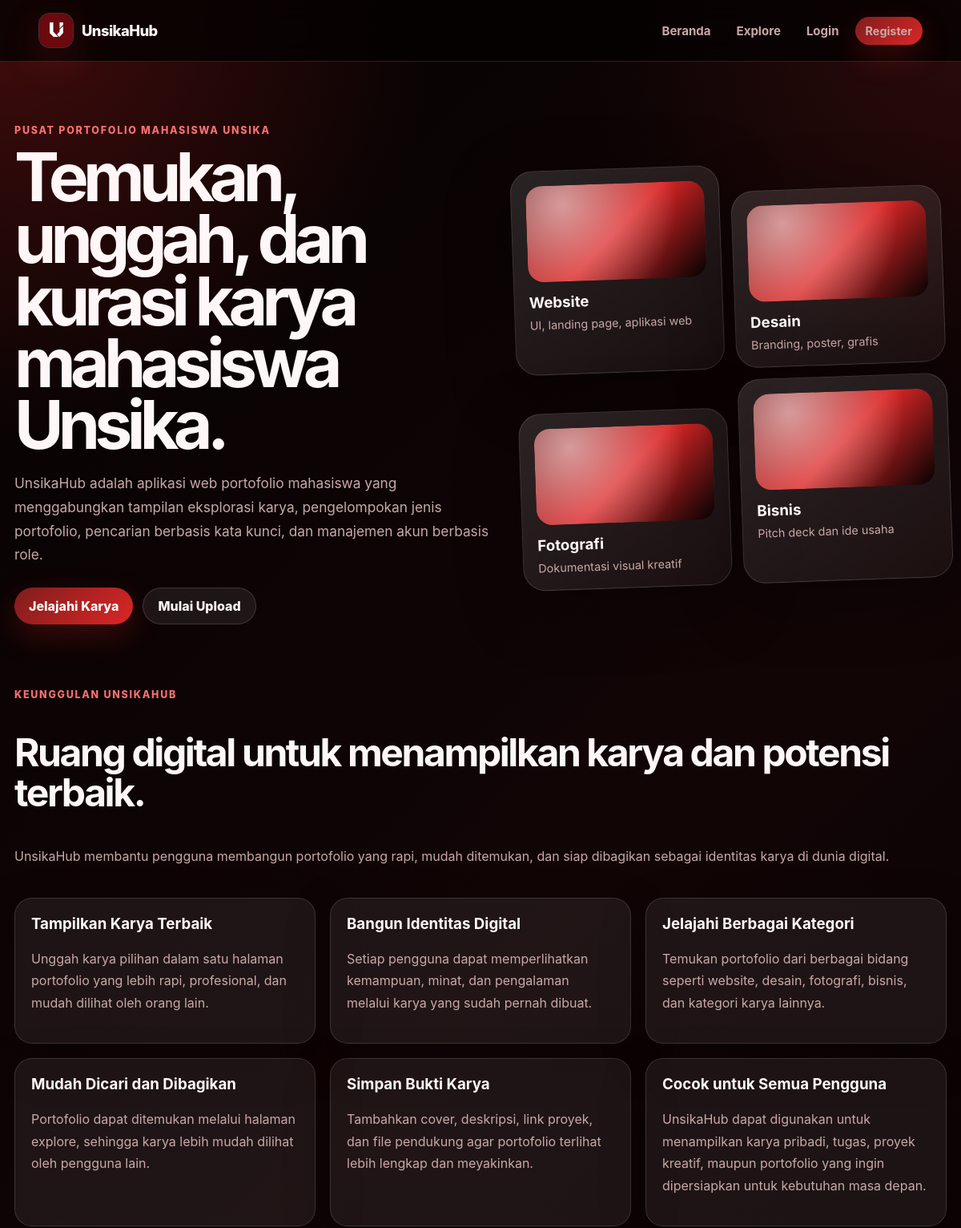
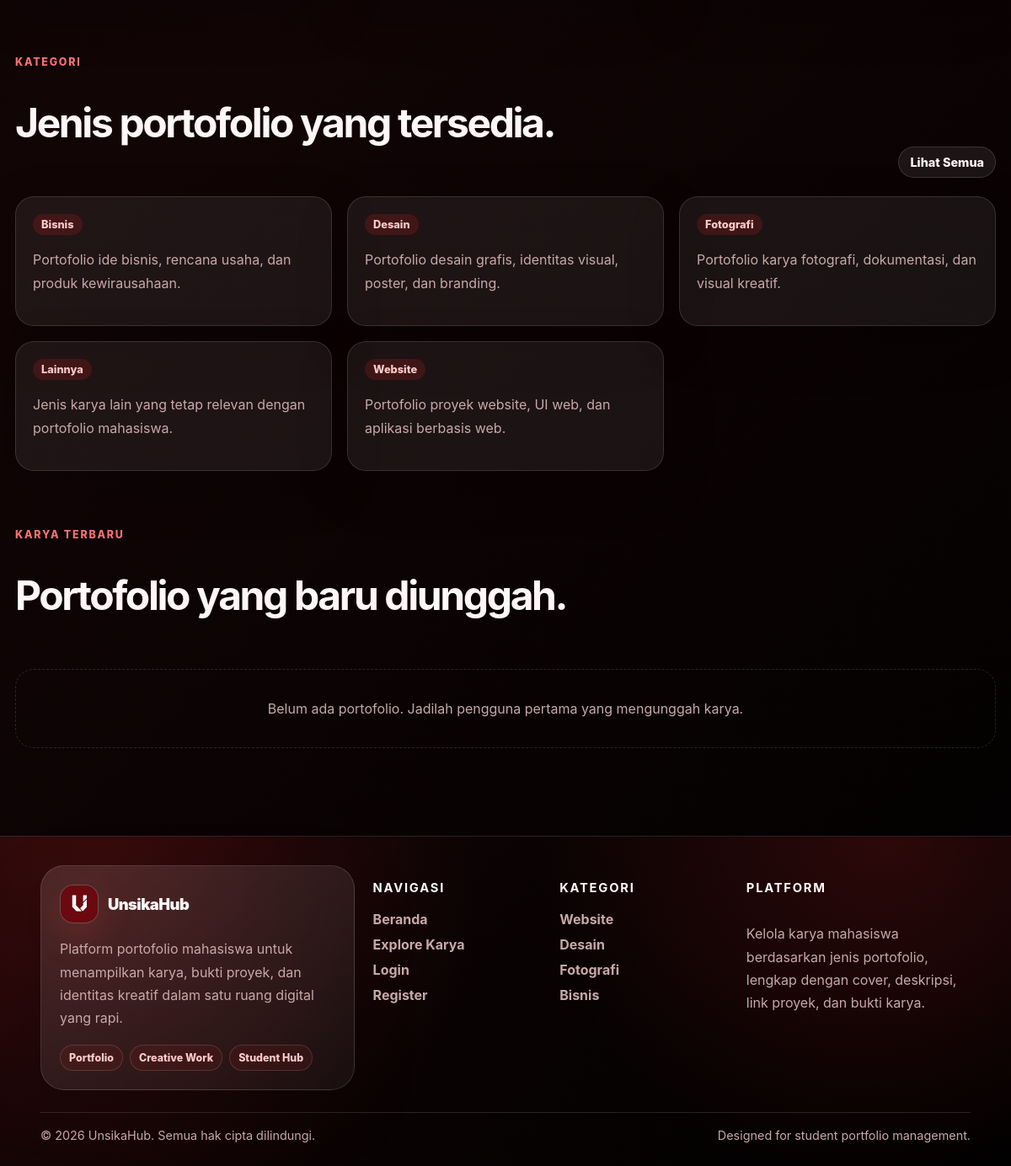
The page / on the database its author committed (2 pictures, top to bottom).
### tables this page shows
CREATE TABLE portfolio_types (
    id INT AUTO_INCREMENT PRIMARY KEY,
    name VARCHAR(120) NOT NULL UNIQUE,
    description TEXT NULL,
    created_at TIMESTAMP DEFAULT CURRENT_TIMESTAMP
);

### includes/functions.php (called while the page is built, shortened)
<?php
function e(?string $value): string
{
    return htmlspecialchars($value ?? '', ENT_QUOTES, 'UTF-8');
}
function url(string $path = ''): string
{
    return rtrim(BASE_URL, '/') . '/' . ltrim($path, '/');
}
function is_logged_in(): bool
{
    return isset($_SESSION['user']);
}

### index.php (the view, shortened to what this page needs)
<?php
require_once __DIR__ . '/includes/auth.php';
$typeStmt = $pdo->query('SELECT * FROM portfolio_types ORDER BY name ASC');
$types = $typeStmt->fetchAll();
$portfolioStmt = $pdo->query('
    SELECT p.*, u.name AS user_name, u.photo AS user_photo, t.name AS type_name
    FROM portfolios p
    JOIN users u ON u.id = p.user_id
    JOIN portfolio_types t ON t.id = p.type_id
    ORDER BY p.created_at DESC
    LIMIT 6
');
$latestPortfolios = $portfolioStmt->fetchAll();
require_once __DIR__ . '/includes/header.php';
?>
<section class="hero container">
    <div class="hero-grid">
        <div>
            <div class="kicker">Pusat Portofolio Mahasiswa Unsika</div>
            <h1>Temukan, unggah, dan kurasi karya mahasiswa Unsika.</h1>
            <p class="lead">UnsikaHub adalah aplikasi web portofolio mahasiswa yang menggabungkan tampilan eksplorasi karya, pengelompokan jenis portofolio, pencarian berbasis kata kunci, dan manajemen akun berbasis role.</p>
            <div class="actions">
                <a class="btn" href="<?= url('portfolios.php') ?>">Jelajahi Karya</a>
                <?php if (!is_logged_in()): ?>
                    <a class="btn secondary" href="<?= url('register.php') ?>">Mulai Upload</a>
                <?php else: ?>
                    <a class="btn secondary" href="<?= url('portfolio_create.php') ?>">Upload Karya</a>
                <?php endif; ?>
            </div>
        </div>
        <div class="showcase" aria-label="Preview kategori portofolio">
            <div class="showcase-card"><div class="showcase-thumb"></div><h3>Website</h3><span>UI, landing page, aplikasi web</span></div>
            <div class="showcase-card"><div class="showcase-thumb"></div><h3>Desain</h3><span>Branding, poster, grafis</span></div>
            <div class="showcase-card"><div class="showcase-thumb"></div><h3>Fotografi</h3><span>Dokumentasi visual kreatif</span></div>
            <div class="showcase-card"><div class="showcase-thumb"></div><h3>Bisnis</h3><span>Pitch deck dan ide usaha</span></div>
        </div>
    </div>
</section>
<section class="section container">
    <div class="section-head">
        <div>
            <div class="kicker">Keunggulan UnsikaHub</div>
            <h2>Ruang digital untuk menampilkan karya dan potensi terbaik.</h2>
            <p>
                UnsikaHub membantu pengguna membangun portofolio yang rapi, mudah ditemukan,
                dan siap dibagikan sebagai identitas karya di dunia digital.
            </p>
        </div>
    </div>
    <div class="grid">
        <article class="card">
            <h3>Tampilkan Karya Terbaik</h3>
            <p>
                Unggah karya pilihan dalam satu halaman portofolio yang lebih rapi,
                profesional, dan mudah dilihat oleh orang lain.
            </p>
        </article>
        <article class="card">
            <h3>Bangun Identitas Digital</h3>
            <p>
                Setiap pengguna dapat memperlihatkan kemampuan, minat, dan pengalaman
                melalui karya yang sudah pernah dibuat.
            </p>
        </article>
        <article class="card">
            <h3>Jelajahi Berbagai Kategori</h3>
            <p>
                Temukan portofolio dari berbagai bidang seperti website, desain,
                fotografi, bisnis, dan kategori karya lainnya.
            </p>
        </article>
        <article class="card">
            <h3>Mudah Dicari dan Dibagikan</h3>
            <p>
                Portofolio dapat ditemukan melalui halaman explore, sehingga karya
                lebih mudah dilihat oleh pengguna lain.
            </p>
        </article>
        <article class="card">
            <h3>Simpan Bukti Karya</h3>
            <p>
                Tambahkan cover, deskripsi, link proyek, dan file pendukung agar
                portofolio terlihat lebih lengkap dan meyakinkan.
            </p>
        </article>
        <article class="card">
            <h3>Cocok untuk Semua Pengguna</h3>
            <p>
                UnsikaHub dapat digunakan untuk menampilkan karya pribadi, tugas,
                proyek kreatif, maupun portofolio yang ingin dipersiapkan untuk kebutuhan masa depan.
            </p>
        </article>
    </div>
</section>
<section class="section container">
    <div class="section-head">
        <div>
            <div class="kicker">Kategori</div>
            <h2>Jenis portofolio yang tersedia.</h2>
        </div>
        <a class="btn secondary small" href="<?= url('portfolios.php') ?>">Lihat Semua</a>
    </div>
    <div class="grid">
        <?php foreach ($types as $type): ?>
            <article class="card">
                <span class="badge"><?= e($type['name']) ?></span>
                <p><?= e($type['description']) ?></p>
            </article>
        <?php endforeach; ?>
    </div>
</section>
<section class="section container">
    <div class="section-head">
        <div>
            <div class="kicker">Karya terbaru</div>
            <h2>Portofolio yang baru diunggah.</h2>
        </div>
    </div>
    <?php if ($latestPortfolios): ?>
        <div class="portfolio-grid">
            <?php foreach ($latestPortfolios as $item): ?>
                <article class="card portfolio-card">
                    <?php if ($item['cover_image']): ?>
                        <img class="portfolio-cover" src="<?= url($item['cover_image']) ?>" alt="Cover <?= e($item['title']) ?>">
                    <?php else: ?>
                        <div class="portfolio-cover"></div>
                    <?php endif; ?>
                    <div class="portfolio-body">
                        <span class="badge"><?= e($item['type_name']) ?></span>
                        <h3><a href="<?= url('portfolio_view.php?id=' . $item['id']) ?>"><?= e($item['title']) ?></a></h3>
                        <p><?= e(mb_strimwidth($item['description'], 0, 115, '...')) ?></p>
                        <div class="owner">
                            <img src="<?= url($item['user_photo']) ?>" alt="Foto <?= e($item['user_name']) ?>">
                            <span><?= e($item['user_name']) ?></span>
                        </div>
                    </div>
                </article>
            <?php endforeach; ?>
        </div>
    <?php else: ?>
        <div class="empty">Belum ada portofolio. Jadilah pengguna pertama yang mengunggah karya.</div>
    <?php endif; ?>
</section>
<?php require_once __DIR__ . '/includes/footer.php'; ?>

### assets/css/style.css (style rules this page uses)
:root { --bg: #050202; --bg-soft: #120506; --card: rgba(255, 255, 255, .065); --card-strong: rgba(255, 255, 255, .105); --text: #fff7f7; --muted: #c9a8a8; --line: rgba(255, 255, 255, .13); --primary: #991b1b; --secondary: #ef4444; --success: #22c55e; --danger: #dc2626; --warning: #f59e0b; --radius: 22px; }
* { box-sizing: border-box; }
html { scroll-behavior: smooth; }
body { margin: 0; min-height: 100vh; font-family: Inter, ui-sans-serif, system-ui, -apple-system, BlinkMacSystemFont, "Segoe UI", sans-serif; background: radial-gradient(circle at top left, rgba(153, 27, 27, .42), transparent 34rem), radial-gradient(circle at top right, rgba(127, 29, 29, .28), transparent 30rem), linear-gradient(135deg, #050202 0%, #120506 45%, #000000 100%); color: var(--text); }
a { color: inherit; text-decoration: none; }
.container { width: min(1180px, calc(100% - 36px)); margin: 0 auto; }
.hero { padding: 78px 0 46px; }
.hero-grid { display: grid; grid-template-columns: 1.05fr .95fr; gap: 34px; align-items: center; }
.kicker { color: #f87171; font-weight: 800; text-transform: uppercase; letter-spacing: .14em; font-size: .78rem; }
h1 { font-size: clamp(2.5rem, 7vw, 5.9rem); line-height: .92; letter-spacing: -.08em; margin: 12px 0 20px; }
h2 { font-size: clamp(1.8rem, 4vw, 3rem); line-height: 1.05; letter-spacing: -.05em; }
p { color: var(--muted); line-height: 1.72; }
.lead { font-size: 1.08rem; max-width: 680px; }
.actions { display: flex; gap: 12px; flex-wrap: wrap; margin-top: 26px; }
.btn, button.btn { border: 0; cursor: pointer; display: inline-flex; align-items: center; justify-content: center; gap: 8px; padding: 12px 18px; border-radius: 999px; font-weight: 800; color: #fff7f7; background: linear-gradient(135deg, #7f1d1d, #dc2626); box-shadow: 0 14px 38px rgba(220, 38, 38, .24); }
.btn.secondary { color: var(--text); background: rgba(255, 255, 255, .075); border: 1px solid rgba(255, 255, 255, .14); box-shadow: none; }
.btn.small, .btn-small { padding: 9px 13px !important; font-size: .9rem !important; }
.showcase { display: grid; grid-template-columns: repeat(2, 1fr); gap: 14px; transform: rotate(-2deg); }
.showcase-card { min-height: 190px; padding: 18px; border-radius: 28px; background: linear-gradient(145deg, rgba(255, 255, 255, .13), rgba(255, 255, 255, .045)); border: 1px solid var(--line); box-shadow: 0 20px 80px rgba(0, 0, 0, .34); overflow: hidden; }
.showcase-card:nth-child(2), .showcase-card:nth-child(3) { margin-top: 34px; }
.showcase-thumb { height: 120px; border-radius: 20px; background: radial-gradient(circle at 20% 20%, rgba(255, 255, 255, .55), transparent 9rem), linear-gradient(135deg, #7f1d1d, #dc2626, #050202); margin-bottom: 14px; }
.showcase-card h3 { margin: 0 0 6px; }
.showcase-card span { color: var(--muted); font-size: .9rem; }
.section { padding: 34px 0; }
.section-head { display: flex; justify-content: space-between; align-items: flex-end; gap: 18px; margin-bottom: 22px; }
.grid { display: grid; grid-template-columns: repeat(3, minmax(0, 1fr)); gap: 18px; }
.card { background: var(--card); border: 1px solid var(--line); border-radius: var(--radius); padding: 20px; box-shadow: 0 20px 60px rgba(0, 0, 0, .22); }
.card h3 { margin-top: 0; }
.badge { display: inline-flex; padding: 5px 10px; border-radius: 999px; background: rgba(220, 38, 38, .18); color: #fecaca; font-weight: 800; font-size: .8rem; }
.empty { padding: 36px; text-align: center; color: var(--muted); border: 1px dashed var(--line); border-radius: var(--radius); }

### rows shown on the page
portfolio_types: name "Bisnis", description "Portofolio ide bisnis, rencana usaha, dan produk kewirausahaan."
portfolio_types: name "Desain", description "Portofolio desain grafis, identitas visual, poster, dan branding."
portfolio_types: name "Fotografi", description "Portofolio karya fotografi, dokumentasi, dan visual kreatif."
portfolio_types: name "Lainnya", description "Jenis karya lain yang tetap relevan dengan portofolio mahasiswa."
portfolio_types: name "Website", description "Portofolio proyek website, UI web, dan aplikasi berbasis web."
